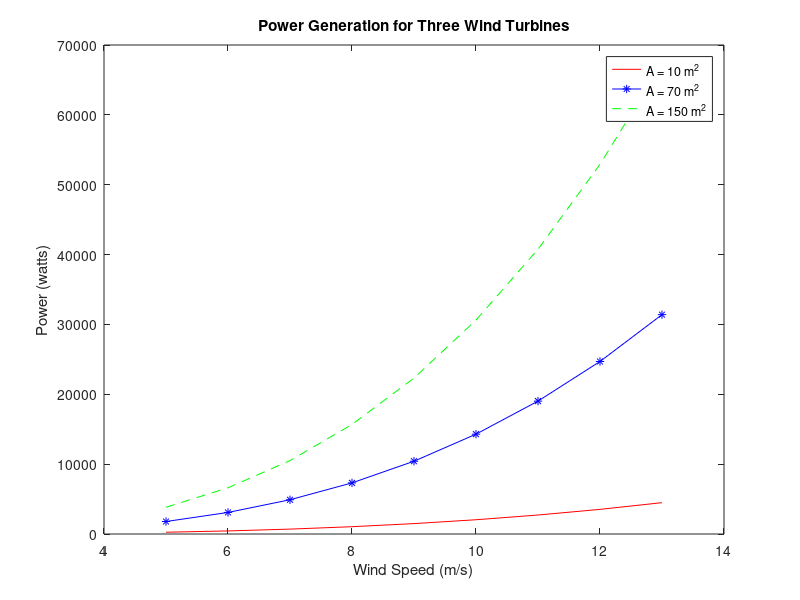

Source code (MATLAB):
% Trevor Swan
% ENGR 130 Homework 7
% October 8, 2023
%% Problem 1 - Trajectory
% housekeeping
clear;
clc;
close all;

% initial conditions and constants
v_x = 200; % horizontal velocity
y_o = 1000; % initial height

%***per the prompts instructions, the package should be tracked until it is
%   just under 185m
y_f = 185;  % final height

g = 9.8;

% putting initial values into vectors and loop
t = 0;
idx = 0;
x(1) = 0;
y(1) = y_o;

% calculate x and y coordinates as payload drops
% until parachute is deployed

%***with the calculation, the height may never equal 185 exactly, so the
%   code should stop when the y value is less than or equal to 0
%***y must be evaulated logically, and stop when a logical 0 is found
while (y >= y_f)
    idx = idx + 1;
    t = t + .1;
    x(idx) = v_x*t;
    y(idx) = y_o - .5*g*t^2;
end

% check horizontal distance and display appropriate message
%***all display messages should include units where applicable and full sentences
if x(idx) > 2800
    %***a varibale must be specified at the end of this fprintf statement
    fprintf('The distance of %.2f m is in Zone 3.\n',x(idx));
    %***elseif should be used instead of a seperate if statement
elseif x(idx) > 1400
    %***fprintf must be used to print variables
    fprintf('The distance of %.2f m is in Zone 2.\n', x(idx));
else
    %***fprintf must be used for the new line command to work
    fprintf('The chute will deploy in Zone 1.\n');
end

%% Problem 2 - Turbines
% Turbines R Us
% Community Center Project Power Analysis
% 9/25/23

clear;
clc;
close all;

% Read in power data
%***the load command should be used to load .mat files, and the variable
%   needed should be specified in the command itself
load('watts.mat','P');

% Calculate average and standard deviation.
avg = sum(P)/length(P);

%***sqrt was spelled 'sqrrt'
stdev = sqrt(sum((P-avg).^2)/length(P));

% Determine minimum power needed
%***The turbine must be able to produce power one std above the avg
powMin = avg + stdev;

% Print values to screen
%***%.2f should be used to accurately display floating point values. %s is
%   for strings. Also put \n at the end of statements
fprintf('Average: %.2f watts\n',avg);
fprintf('Standard Deviation: %.2f watts\n',stdev);

%***comma was missing betweeen string statement and variable output
fprintf('Minimum Power Requirement: %.2f watts\n',powMin);

% Create wind speed vector
wind = [5:1:13];

% Declare variables
rho = 1.225;
%***variable 'A' should be renamed 'A1' to align with future code
A1 = 10;
A2 = 70;
A3 = 150;

% Determine power of each wind turbine given the wind speeds
Pow1 = (1/6)*rho*A1.*(wind.^3);
Pow2 = (1/6)*rho*A2.*(wind.^3);
Pow3 = (1/6)*rho*A3.*(wind.^3);

% Plot power vs. speed
%***problem requests power vs. wind speed, so wind speed should be the 'x'
%   axis and power should be the 'y' axis
plot(wind,Pow1,'r',wind,Pow2,'b-*',wind,Pow3,'g--');

% Label plot
title('Power Generation for Three Wind Turbines');
xlabel('Wind Speed (m/s)');
ylabel('Power (watts)');

%*** quotations missing around legend information to be printed
legend('A = 10 m^2', 'A = 70 m^2', 'A = 150 m^2');
